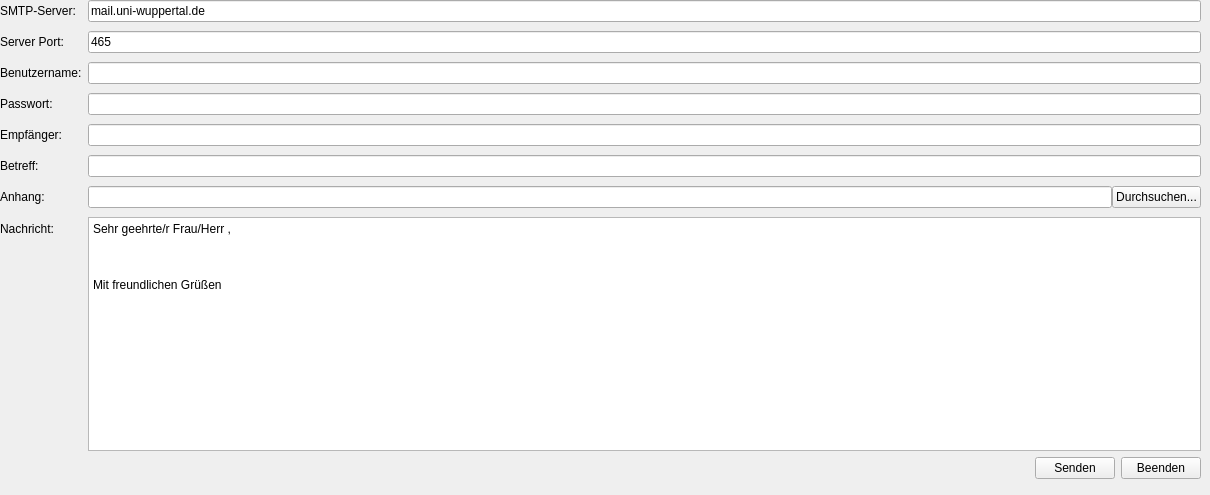
    <widget class="QWidget" name="EMail">
     <widget class="QWidget" name="layoutWidget_5">
      <property name="geometry">
       <rect>
        <x>0</x>
        <y>450</y>
        <width>1201</width>
        <height>36</height>
       </rect>
      </property>
      <layout class="QHBoxLayout" name="horizontalLayout_3">
       <item>
        <spacer name="horizontalSpacer_6">
         <property name="orientation">
          <enum>Qt::Horizontal</enum>
         </property>
         <property name="sizeHint" stdset="0">
          <size>
           <width>40</width>
           <height>20</height>
          </size>
         </property>
        </spacer>
       </item>
       <item>
        <widget class="QPushButton" name="sendBtn">
         <property name="text">
          <string>Senden</string>
         </property>
        </widget>
       </item>
       <item>
        <widget class="QPushButton" name="exitBtn">
         <property name="text">
          <string>Beenden</string>
         </property>
        </widget>
       </item>
      </layout>
     </widget>
     <widget class="QWidget" name="layoutWidget_4">
      <property name="geometry">
       <rect>
        <x>0</x>
        <y>0</y>
        <width>1201</width>
        <height>451</height>
       </rect>
      </property>
      <layout class="QFormLayout" name="formLayout">
       <property name="fieldGrowthPolicy">
        <enum>QFormLayout::ExpandingFieldsGrow</enum>
       </property>
       <property name="rowWrapPolicy">
        <enum>QFormLayout::WrapLongRows</enum>
       </property>
       <property name="verticalSpacing">
        <number>9</number>
       </property>
       <item row="0" column="0">
        <widget class="QLabel" name="label_12">
         <property name="text">
          <string>SMTP-Server:</string>
         </property>
        </widget>
       </item>
       <item row="0" column="1">
        <widget class="QLineEdit" name="server">
         <property name="text">
          <string>mail.uni-wuppertal.de</string>
         </property>
        </widget>
       </item>
       <item row="1" column="0">
        <widget class="QLabel" name="label_13">
         <property name="text">
          <string>Server Port:</string>
         </property>
        </widget>
       </item>
       <item row="1" column="1">
        <widget class="QLineEdit" name="port">
         <property name="text">
          <string>465</string>
         </property>
        </widget>
       </item>
       <item row="2" column="0">
        <widget class="QLabel" name="label_14">
         <property name="text">
          <string>Benutzername:</string>
         </property>
        </widget>
       </item>
       <item row="2" column="1">
        <widget class="QLineEdit" name="uname"/>
       </item>
       <item row="3" column="0">
        <widget class="QLabel" name="label_15">
         <property name="text">
          <string>Passwort:</string>
         </property>
        </widget>
       </item>
       <item row="3" column="1">
        <widget class="QLineEdit" name="paswd">
         <property name="inputMask">
          <string/>
         </property>
         <property name="echoMode">
          <enum>QLineEdit::Password</enum>
         </property>
        </widget>
       </item>
       <item row="4" column="0">
        <widget class="QLabel" name="label_16">
         <property name="text">
          <string>Empfänger:</string>
         </property>
        </widget>
       </item>
       <item row="4" column="1">
        <widget class="QLineEdit" name="rcpt"/>
       </item>
       <item row="5" column="0">
        <widget class="QLabel" name="label_17">
         <property name="text">
          <string>Betreff:</string>
         </property>
        </widget>
       </item>
       <item row="5" column="1">
        <widget class="QLineEdit" name="subject"/>
       </item>
       <item row="6" column="0">
        <widget class="QLabel" name="label_18">
         <property name="text">
          <string>Anhang:</string>
         </property>
        </widget>
       </item>
       <item row="7" column="0">
        <widget class="QLabel" name="label_19">
         <property name="text">
          <string>Nachricht:</string>
         </property>
        </widget>
       </item>
       <item row="6" column="1">
        <layout class="QHBoxLayout" name="horizontalLayout_4">
         <item>
          <widget class="QLineEdit" name="file">
           <property name="readOnly">
            <bool>true</bool>
           </property>
          </widget>
         </item>
         <item>
          <widget class="QPushButton" name="browseBtn">
           <property name="text">
            <string>Durchsuchen...</string>
           </property>
          </widget>
         </item>
        </layout>
       </item>
       <item row="7" column="1">
        <widget class="QPlainTextEdit" name="msg">
         <property name="plainText">
          <string>Sehr geehrte/r Frau/Herr ,



Mit freundlichen Grüßen
</string>
         </property>
        </widget>
       </item>
      </layout>
     </widget>
    </widget>
